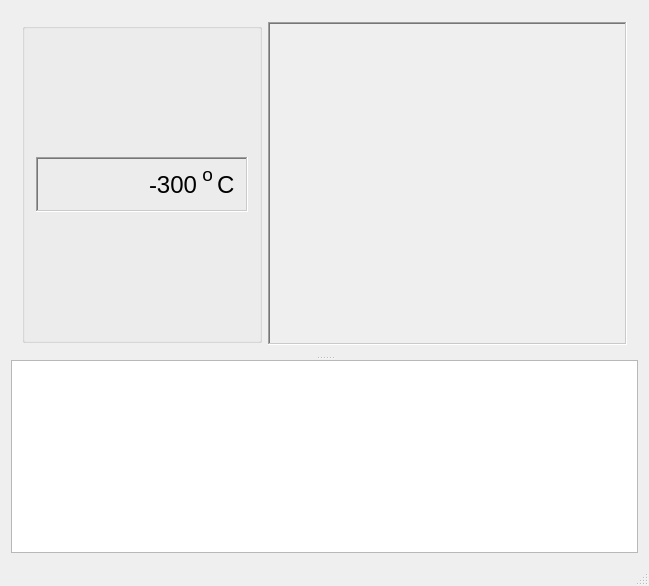
<?xml version="1.0" encoding="UTF-8"?>
<ui version="4.0">
 <class>MainWindow</class>
 <widget class="QMainWindow" name="MainWindow">
  <property name="geometry">
   <rect>
    <x>0</x>
    <y>0</y>
    <width>649</width>
    <height>586</height>
   </rect>
  </property>
  <property name="sizePolicy">
   <sizepolicy hsizetype="Maximum" vsizetype="Maximum">
    <horstretch>0</horstretch>
    <verstretch>0</verstretch>
   </sizepolicy>
  </property>
  <property name="windowTitle">
   <string>Thermolog</string>
  </property>
  <widget class="QWidget" name="centralWidget">
   <layout class="QHBoxLayout" name="horizontalLayout_2">
    <item>
     <widget class="QSplitter" name="splitter">
      <property name="orientation">
       <enum>Qt::Vertical</enum>
      </property>
      <widget class="QWidget" name="layoutWidget">
       <layout class="QHBoxLayout" name="horizontalLayout">
        <item>
         <widget class="QGroupBox" name="groupBoxCurrentChannel">
          <property name="sizePolicy">
           <sizepolicy hsizetype="Minimum" vsizetype="Minimum">
            <horstretch>0</horstretch>
            <verstretch>0</verstretch>
           </sizepolicy>
          </property>
          <property name="minimumSize">
           <size>
            <width>240</width>
            <height>320</height>
           </size>
          </property>
          <property name="maximumSize">
           <size>
            <width>240</width>
            <height>320</height>
           </size>
          </property>
          <property name="font">
           <font>
            <pointsize>14</pointsize>
           </font>
          </property>
          <property name="title">
           <string/>
          </property>
          <property name="flat">
           <bool>false</bool>
          </property>
          <layout class="QVBoxLayout" name="verticalLayout_9">
           <property name="spacing">
            <number>6</number>
           </property>
           <item>
            <layout class="QVBoxLayout" name="layoutAnalogThermometer">
             <property name="spacing">
              <number>0</number>
             </property>
            </layout>
           </item>
           <item>
            <widget class="QFrame" name="frameTempText">
             <property name="maximumSize">
              <size>
               <width>16777215</width>
               <height>55</height>
              </size>
             </property>
             <property name="frameShape">
              <enum>QFrame::WinPanel</enum>
             </property>
             <property name="frameShadow">
              <enum>QFrame::Sunken</enum>
             </property>
             <layout class="QHBoxLayout" name="horizontalLayout_12">
              <property name="spacing">
               <number>4</number>
              </property>
              <property name="leftMargin">
               <number>9</number>
              </property>
              <property name="topMargin">
               <number>4</number>
              </property>
              <property name="bottomMargin">
               <number>4</number>
              </property>
              <item>
               <layout class="QHBoxLayout" name="horizontalLayout_11">
                <property name="spacing">
                 <number>4</number>
                </property>
                <item>
                 <spacer name="horizontalSpacer_2">
                  <property name="orientation">
                   <enum>Qt::Horizontal</enum>
                  </property>
                  <property name="sizeHint" stdset="0">
                   <size>
                    <width>40</width>
                    <height>20</height>
                   </size>
                  </property>
                 </spacer>
                </item>
                <item>
                 <widget class="QLabel" name="lblTemp">
                  <property name="font">
                   <font>
                    <pointsize>18</pointsize>
                   </font>
                  </property>
                  <property name="text">
                   <string>-300</string>
                  </property>
                 </widget>
                </item>
                <item>
                 <widget class="QLabel" name="lblUnits1">
                  <property name="text">
                   <string>o</string>
                  </property>
                  <property name="alignment">
                   <set>Qt::AlignRight|Qt::AlignTop|Qt::AlignTrailing</set>
                  </property>
                  <property name="margin">
                   <number>0</number>
                  </property>
                 </widget>
                </item>
                <item>
                 <widget class="QLabel" name="lblUnits2">
                  <property name="font">
                   <font>
                    <pointsize>18</pointsize>
                   </font>
                  </property>
                  <property name="text">
                   <string>C</string>
                  </property>
                 </widget>
                </item>
               </layout>
              </item>
             </layout>
            </widget>
           </item>
          </layout>
         </widget>
        </item>
        <item>
         <widget class="QFrame" name="frameDiagram">
          <property name="sizePolicy">
           <sizepolicy hsizetype="Expanding" vsizetype="Minimum">
            <horstretch>0</horstretch>
            <verstretch>0</verstretch>
           </sizepolicy>
          </property>
          <property name="minimumSize">
           <size>
            <width>0</width>
            <height>120</height>
           </size>
          </property>
          <property name="frameShape">
           <enum>QFrame::WinPanel</enum>
          </property>
          <property name="frameShadow">
           <enum>QFrame::Sunken</enum>
          </property>
         </widget>
        </item>
       </layout>
      </widget>
      <widget class="QTableWidget" name="tableWidgetData">
       <property name="sizePolicy">
        <sizepolicy hsizetype="Expanding" vsizetype="Expanding">
         <horstretch>0</horstretch>
         <verstretch>0</verstretch>
        </sizepolicy>
       </property>
       <property name="selectionMode">
        <enum>QAbstractItemView::SingleSelection</enum>
       </property>
       <property name="selectionBehavior">
        <enum>QAbstractItemView::SelectItems</enum>
       </property>
      </widget>
     </widget>
    </item>
   </layout>
  </widget>
  <widget class="QMenuBar" name="menuBar">
   <property name="geometry">
    <rect>
     <x>0</x>
     <y>0</y>
     <width>649</width>
     <height>21</height>
    </rect>
   </property>
  </widget>
  <widget class="QStatusBar" name="statusBar"/>
 </widget>
 <layoutdefault spacing="6" margin="11"/>
 <resources/>
 <connections/>
</ui>
